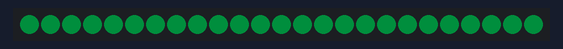
The program below on a simulated Raspberry Pi Pico running MicroPython. Shown: 25 RGB LEDs in strip order, left to right. Dim RGB values are drawn brighter than linear.

Above: at 0.47 s.
At 1.4 s:
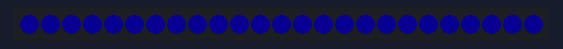

The program:

blink.py
```python
import time
from machine import Pin
import rp2

# Number of RGB lights
NUM_LEDS = 25
# RGB light maximum brightness
MAX_LUM = 20

@rp2.asm_pio(sideset_init=rp2.PIO.OUT_LOW, out_shiftdir=rp2.PIO.SHIFT_LEFT, autopull=True, pull_thresh=24)
def ws2812():
    T1 = 2
    T2 = 5
    T3 = 3
    wrap_target()
    label("bitloop")
    out(x, 1).side(0)[T3 - 1]
    jmp(not_x, "do_zero").side(1)[T1 - 1]
    jmp("bitloop").side(1)[T2 - 1]
    label("do_zero")
    nop().side(0)[T2 - 1]
    wrap()

# Create the StateMachine with the ws2812 program, outputting on Pin(16).
sm = rp2.StateMachine(0, ws2812, freq=8_000_000, sideset_base=Pin(16))
sm.active(1)

# Initialize the color array (the color of each LED)
led_colors = [(0, 0, 0)] * NUM_LEDS

# Color gradient function
def update_leds():
    for color in led_colors:
        r, g, b = color
        rgb = (r << 24) | (g << 16) | (b << 8)
        sm.put(rgb)

# Gradient loop
while True:
    # Blue -> Red Gradient
    for i in range(MAX_LUM):
        for led in range(NUM_LEDS):
            # R=i, G=0, B=MAX_LUM -i
            led_colors[led] = (i, 0, MAX_LUM - i)
        update_leds()
        time.sleep_ms(20)

    # Red -> Green Gradient
    for i in range(MAX_LUM):
        for led in range(NUM_LEDS):
            # R=MAX_LUM -i, G=i,B=0
            led_colors[led] = (MAX_LUM - i, i, 0)
        update_leds()
        time.sleep_ms(20)

    # Green -> Blue Gradient
    for i in range(MAX_LUM):
        for led in range(NUM_LEDS):
            # R=0, G=MAX_LUM -i, B=i
            led_colors[led] = (0, MAX_LUM - i, i)
        update_leds()
        time.sleep_ms(20)
        
```

Measured:
- by itself, everything shown: repeats every 1.3 s, in 4 steps
